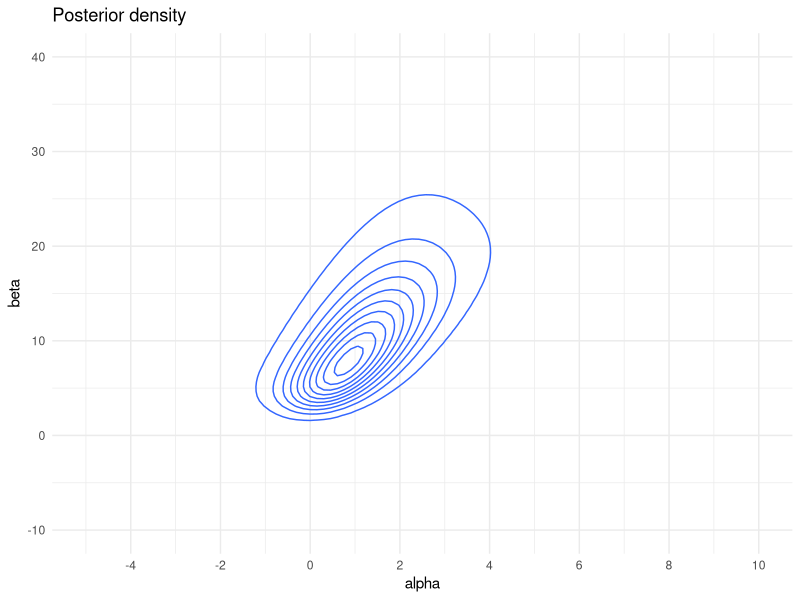
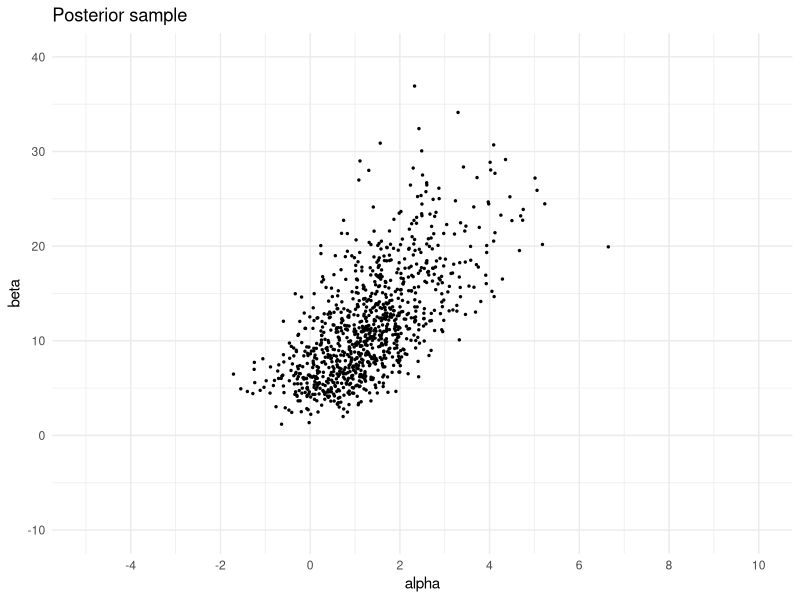

Write the R code that produced these figures, in order.
## ---- chunk 1
knitr::opts_chunk$set(echo = TRUE)
## ---- chunk 2
library(ggplot2)
library(dplyr)
## ---- chunk 3
d <- data.frame(log.dose=c(rep(-0.86, 5), rep(-0.3,5), rep(-0.05,5), rep(0.73,5) ),
                death=c(rep(0,5), 1, rep(0,4), rep(1, 3), 0, 0, rep(1, 5)) )

fit <- glm(death ~ 1 + log.dose,
          data=d,
          family="binomial")

summary(fit)
## ---- chunk 4
d <- data.frame(log.dose = c(-0.86, -0.3, -0.05, 0.73),
                n.animals = c(5, 5, 5, 5),
                n.deaths = c(0, 1, 3, 5))


logit <- function(x) log(x / (1-x) )


log.lkhd <- function(alpha, beta) {
  lin <- alpha + beta * d$log.dose
  y <- d$n.deaths; n <- d$n.animals
  sum( y*(lin - log( 1 + exp(lin ) )) + ( n-y )*(-log(1 + exp(lin))) )
}

prior <- function(alpha, beta) {
  1
}

grid_size <- 100
alpha_seq <- seq(-5, 10, length.out=grid_size)
beta_seq <- seq(-10, 40, length.out=grid_size)

alpha_width <- alpha_seq[2] - alpha_seq[1]
beta_width <- beta_seq[2] - beta_seq[1]

post.grid <- expand.grid(alpha = alpha_seq, 
                         beta = beta_seq ) %>%
  rowwise %>%
  mutate(loglkhd = log.lkhd(alpha, beta),
         prior = prior(alpha, beta)) %>%
  mutate(log.post = loglkhd + log(prior) ) %>%
  ungroup() %>%
  mutate(log.postm = log.post - max(log.post),
         un.post = exp(log.postm),
         post = un.post / sum(un.post))

mode <- max(post.grid$post)
breaks <- seq(0.05, 0.95, by=0.1) * mode
  
## ---- chunk 5
post.grid %>%
  ggplot(aes(x=alpha, y=beta, z=post)) + 
  stat_contour(breaks=breaks) +
  ylim(-10, 40) +
  scale_x_continuous(breaks=c(-4, -2, 0, 2, 4, 6, 8, 10), 
                     limits = c(-5, 10)) +
  theme_minimal() +
  labs(title="Posterior density")
## ---- chunk 6
marg.alpha <- post.grid %>%
  group_by(alpha) %>%
  summarise(post = sum(post)) %>%
  pull(post)

N <- 1000
alpha.sample <- sample(seq(-5, 10, length.out = 100), N, replace=T, prob=marg.alpha)

beta.sample <- c()
for(i in 1:N) {
  cond.beta <- post.grid %>%
    filter(alpha == alpha.sample[i]) %>%
    mutate(post = post / sum(post)) %>%
    pull(post)
  bsamp <- sample(seq(-10, 40, length.out = 100), 1, prob=cond.beta)
  beta.sample[i] <- bsamp
}

# add random jitter
alpha.sample <- alpha.sample + runif(N, min = 0 - alpha_width/2,
                                        max = 0 + alpha_width/2)
beta.sample <- beta.sample + runif(N, min = 0 - beta_width/2, 
                                      max = 0 + beta_width/2 )
## ---- chunk 7
data.frame(alpha = alpha.sample,
           beta = beta.sample) %>%
  ggplot(aes(x=alpha, y=beta)) +
  geom_point(size=0.5) +
  ylim(-10, 40) +
  scale_x_continuous(breaks=c(-4, -2, 0, 2, 4, 6, 8, 10), 
                     limits = c(-5, 10)) +
  theme_minimal() +
  labs(title="Posterior sample")
